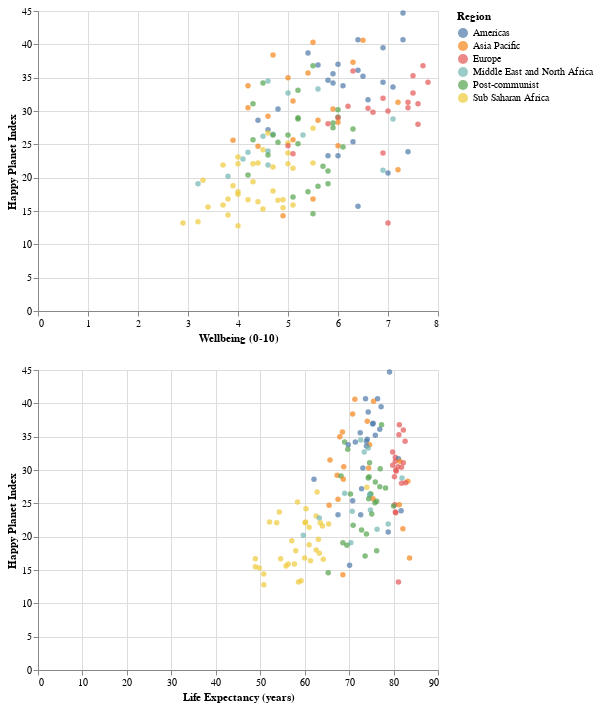

Notebook source saved alongside this figure:
### Code cell
# multiple altair charts placed one after the other
chart = alt.Chart(hpi_df).mark_circle().encode(
y='Happy Planet Index',
color='Region:N'
)
chart1 = chart.encode(x='Wellbeing (0-10)')
chart2 = chart.encode(x='Life Expectancy (years)')
alt.vconcat(chart1, chart2)

### Figure 1 — Vega-Lite specification as saved in the notebook (floating-point values rounded to 4 significant figures; data arrays with more than 128 entries replaced by an {"elided": "..."} marker saying what was removed)
{"config": {"view": {"continuousWidth": 400, "continuousHeight": 300}}, "vconcat": [{"mark": "circle", "encoding": {"color": {"field": "Region", "type": "nominal"}, "x": {"field": "Wellbeing (0-10)", "type": "quantitative"}, "y": {"field": "Happy Planet Index", "type": "quantitative"}}}, {"mark": "circle", "encoding": {"color": {"field": "Region", "type": "nominal"}, "x": {"field": "Life Expectancy (years)", "type": "quantitative"}, "y": {"field": "Happy Planet Index", "type": "quantitative"}}}], "data": {"name": "data-06c1dbec64553b487ce4599ce4c93c9b"}, "$schema": "https://vega.github.io/schema/vega-lite/v4.17.0.json", "datasets": {"data-06c1dbec64553b487ce4599ce4c93c9b": {"elided": "140 records"}}}
